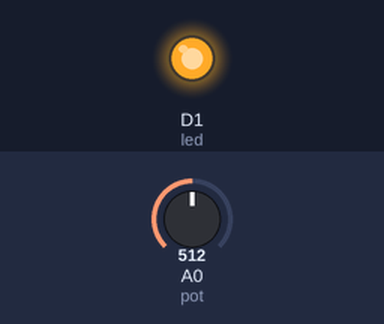
Bench run of a sketch on a simulated ESP8266 (NodeMCU). Parts: output pins drawn as LEDs (lit = HIGH). Inputs (shaded band) come from the test bench; at power-on: A0 (pot) = 512.

Above: at 1.2 s.
1.3 s: A0 (pot) set to 5
2.8 s: A0 (pot) set to 2
At 3.6 s:
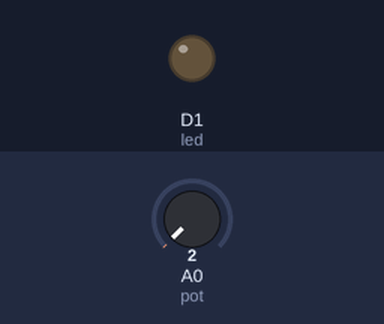
4.3 s: A0 (pot) set to 122
At 4.7 s:
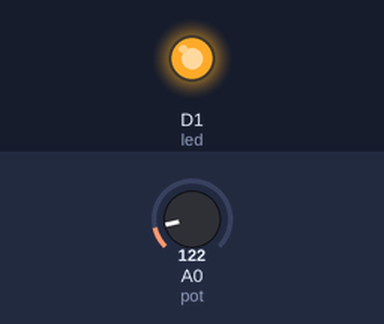
5.8 s: A0 (pot) set to 0
At 7.1 s:
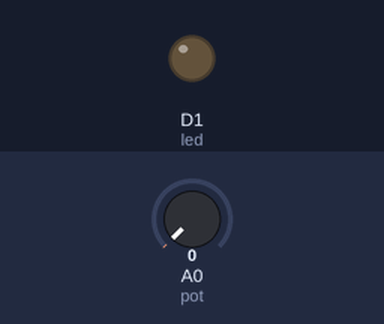
Timing chart, 0 to 8.3 s (numbered marks = the images above; inputs shaded):
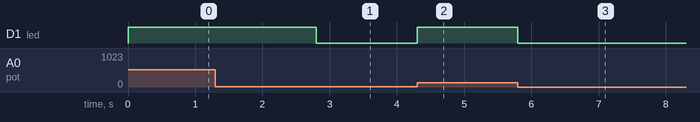

Measured:
- the behaviour switches between 4 and 3 on A0 (pot) (found by bisection; images 0 and 1)
- after the input at 1.3 s, every drawn part: stays the same
- after the input at 2.8 s, D1 (led): HIGH → LOW at once
- after the input at 4.3 s, D1 (led): LOW → HIGH at once
- after the input at 5.8 s, D1 (led): HIGH → LOW at once

The sketch:

led_brightness_using_pot.ino
```cpp
int brightness;
int value;
int pot=A0;
int led=D1;
void setup()
{
pinMode(led,OUTPUT);
pinMode(pot,INPUT);
}
void loop()
{
value=analogRead(pot);
brightness=value/4;
digitalWrite(led,brightness);
}
```
